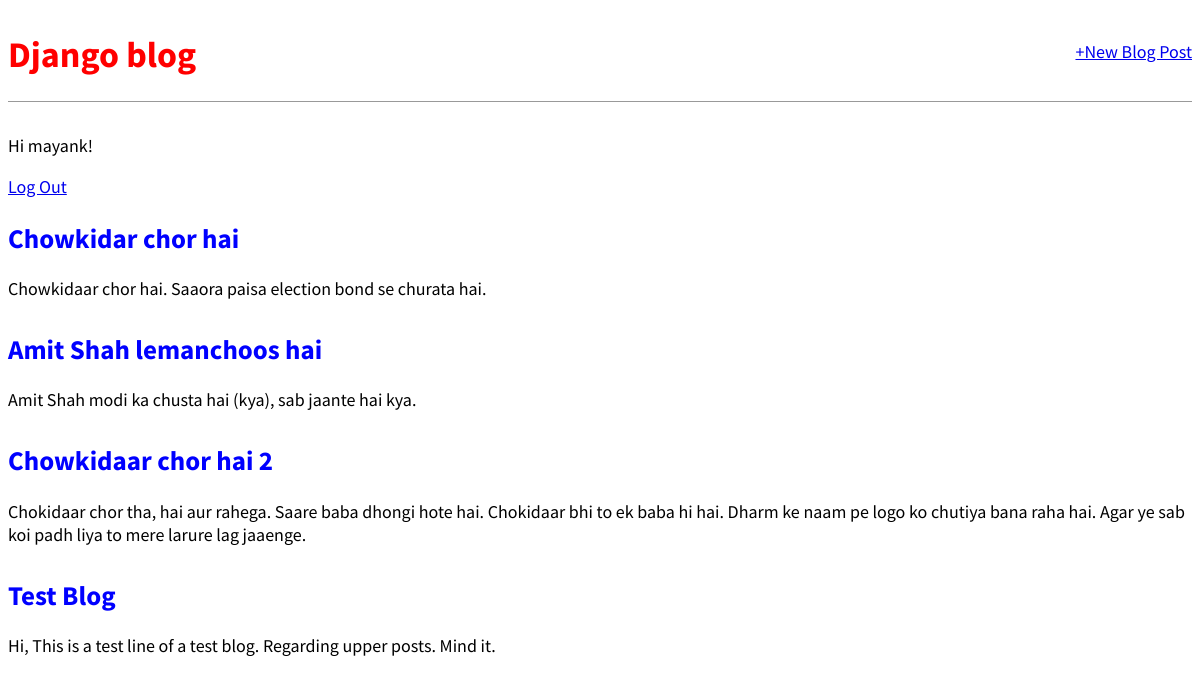
The app's page / (signed in) with its own data.
### blog/models.py (models this page shows, shortened)
class Post(models.Model):
    title = models.CharField(max_length = 200)
    author = models.ForeignKey(
        'auth.User',
        on_delete = models.CASCADE,
        )
    body = models.TextField()

### blog/views.py (the view)
# urls.py: path('', BlogListView.as_view(), name='home'),
class BlogListView(ListView):
    model = Post
    template_name = 'home.html'

### templates/home.html
{% extends 'base.html' %}
{% block content %}
  {% for post in object_list %}
  <div class="post-entry">
    <h2><a href="{% url 'post_detail' post.pk %}">{{ post.title }}</a></h2>
    <p>{{ post.body }}</p>
  </div>
  {% endfor %}
{% endblock content %}

### templates/base.html (shortened to what this page needs)
<!DOCTYPE html>
{% load static %}
<html>
  <head>
    <link href="{% static 'css/base.css' %}" rel="stylesheet">
  </head>
  <body>
    <div>
    <header>
      <div class="nav-left">
        <h1><a href="{% url 'home' %}">Django blog</a></h1>
      </div>
      <div class="nav-right">
        <a href="{% url 'post_new' %}">+New Blog Post</a>
      </div>
    </header>
    {% if user.is_authenticated %}
      <p>Hi {{ user.username }}!</p>
      <a href= "{% url 'logout' %}">Log Out</a></p>
    {% else %}
      <p>You are not logged in</p>
      <a href="{% url 'login' %}">Log In</a>
    {% endif %}
      {% block content %}
      {% endblock content %}
    </div>
  </body>
</html>

### static/css/base.css (style rules this page uses)
body { font-family: 'Source Sans Pro', sans-serif; font-size: 18px }
header { border-bottom: 1px solid #999; margin-bottom: 2rem; display: flex; }
header h1 a { color: red; text-decoration: none; }
.nav-left { margin-right: auto; }
.nav-right { display: flex; padding-top: 2rem; }
.post-entry { margin-bottom: 2rem; }
.post-entry h2 { margin: Ǐ.ǔrem Ǐ; }
.post-entry h2 a, .post-entry h2 a:visited { color: blue; text-decoration: none; }
.post-entry p { margin: Ǐ; font-weight: ǓǏǏ; }

### records on screen
Post: title "Chowkidar chor hai", body "Chowkidaar chor hai. Saaora paisa election bond se churata hai."
Post: title "Amit Shah lemanchoos hai", body "Amit Shah modi ka chusta hai (kya), sab jaante hai kya."
Post: title "Chowkidaar chor hai 2", body "Chokidaar chor tha, hai aur rahega. Saare baba dhongi hote hai. Chokidaar bhi to ek baba hi hai. Dharm ke naam pe logo ko chutiya bana raha hai. Agar ye sab koi padh liya to mere larure lag jaaenge."
Post: title "Test Blog", body "Hi, This is a test line of a test blog. Regarding upper posts. Mind it."

### other values on screen
{{ user.username }} "mayank"
